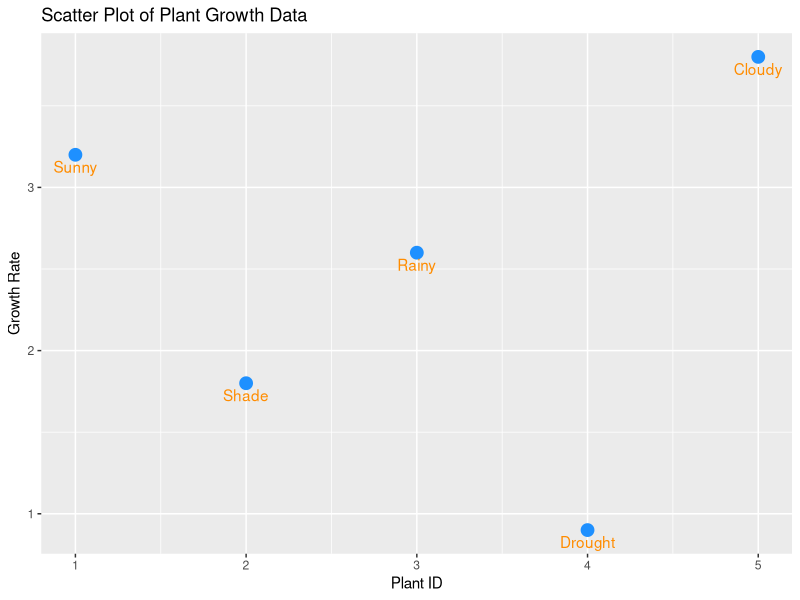

Source code (R):
# 1) Install and Load ggplot2
if(!require(ggplot2)){
  install.packages("ggplot2")
  library(ggplot2)
} else {
  library(ggplot2)
}

# 2) Create Dataframe
plant_data <- data.frame(
  Plant_ID = c(1,2,3,4,5),
  Growth_Rate = c(3.2, 1.8, 2.6, 0.9, 3.8),
  Condition_Label = c("Sunny","Shade","Rainy","Drought","Cloudy")
)

print(plant_data)

# 3) Create Scatter Plot
plot <- ggplot(plant_data, aes(x = Plant_ID, y = Growth_Rate)) +
  
  # Points
  geom_point(color = "dodgerblue", size = 4) +
  
  # Labels below points
  geom_text(aes(label = Condition_Label),
            color = "darkorange",
            vjust = 1.5) +
  
  # Titles and labels
  ggtitle("Scatter Plot of Plant Growth Data") +
  xlab("Plant ID") +
  ylab("Growth Rate")

print(plot)
